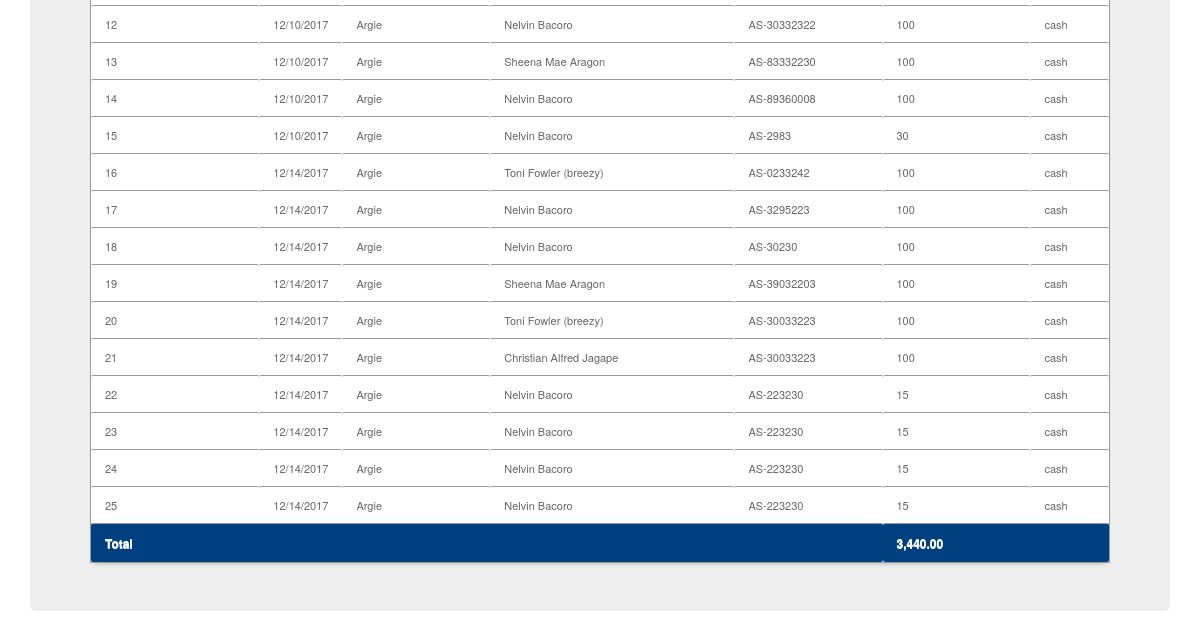
Before: /main/cashierreport.php (lower part) with the older database file.
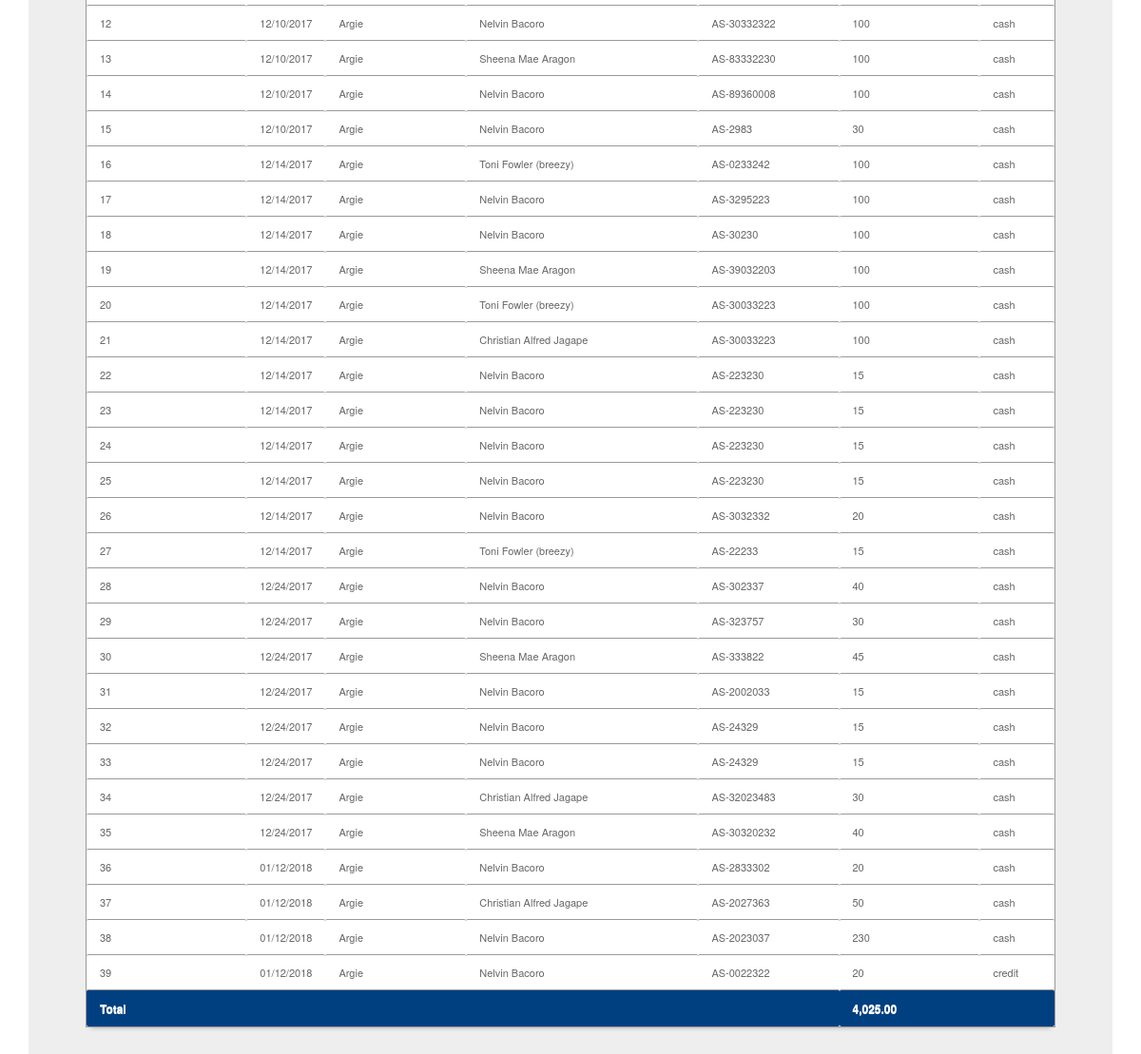
After: the same page with the newer database file.
### tables this page shows
CREATE TABLE `sales` (
  `transaction_id` int(11) NOT NULL AUTO_INCREMENT,
  `invoice_number` varchar(100) NOT NULL,
  `cashier` varchar(100) NOT NULL,
  `date` varchar(100) NOT NULL,
  `type` varchar(100) NOT NULL,
  `amount` varchar(100) NOT NULL,
  `due_date` varchar(100) NOT NULL,
  `name` varchar(100) NOT NULL,
  `balance` varchar(100) DEFAULT NULL,
  PRIMARY KEY (`transaction_id`)
);

### main/cashierreport.php (the view, shortened to what this page needs)
<html>
<head>
	<link rel="stylesheet" href="../css/materialize.min.css">
<link rel="stylesheet" href="../css/bootstrap.min.css">
<link href="../style01.css" media="screen" rel="stylesheet" type="text/css" />
<link href="src/facebox.css" media="screen" rel="stylesheet" type="text/css" />
</head>
<body>
<br>
<div class="container">
<br>
<br>
<div class="jumbotron">
<input type="text" name="filter" value="" id="filter" placeholder="Search Customer..." autocomplete="off" /><br><br>
<table id="resultTable" data-responsive="table">
	<tbody>
			<?php
				include('../connect.php');
				$result = $db->prepare("SELECT * FROM sales where cashier!='admin'");
				$result->execute();
				for($i=0; $row = $result->fetch(); $i++){
			?>
			<tr class="record">
			<td><?php echo $row['transaction_id']; ?></td>
			<td><?php echo $row['date']; ?></td>
			<td><?php echo $row['cashier']; ?></td>
			<td><?php echo $row['name']; ?></td>
			<td><?php echo $row['invoice_number']; ?></td>
			<td><?php echo $row['amount']; ?></td>
			<td><?php echo $row['type']; ?></td>
			<?php
				}
			?>
	</tbody>
	<thead>
		<tr>
			<th colspan="5" style="border-top:1px solid #999999"> Total </th>
			<th colspan="5" style="border-top:1px solid #999999">
			<?php
				function formatMoney($number, $fractional=false) {
					if ($fractional) {
						$number = sprintf('%.2f', $number);
					}
					while (true) {
						$replaced = preg_replace('/(-?\d+)(\d\d\d)/', '$1,$2', $number);
						if ($replaced != $number) {
							$number = $replaced;
						} else {
							break;
						}
					}
					return $number;
				}
				$results = $db->prepare("SELECT sum(amount) FROM sales WHERE cashier!='admin'");
				$results->bindParam(':userid', $tftft);
				$results->execute();
				for($i=0; $rows = $results->fetch(); $i++){
				$dsdsd=$rows['sum(amount)'];
				echo formatMoney($dsdsd, true);
				}
				?>
			</th>
			</tr>
			</thead>
</table>
</div>
</div>
</body>
</html>

Changed rows visible on the page:
added sales: transaction_id "26", date "12/14/2017", cashier "Argie", name "Nelvin Bacoro", invoice_number "AS-3032332", amount "20", type "cash"
added sales: transaction_id "27", date "12/14/2017", cashier "Argie", name "Toni Fowler (breezy)", invoice_number "AS-22233", amount "15", type "cash"
added sales: transaction_id "28", date "12/24/2017", cashier "Argie", name "Nelvin Bacoro", invoice_number "AS-302337", amount "40", type "cash"
added sales: transaction_id "29", date "12/24/2017", cashier "Argie", name "Nelvin Bacoro", invoice_number "AS-323757", amount "30", type "cash"
added sales: transaction_id "30", date "12/24/2017", cashier "Argie", name "Sheena Mae Aragon", invoice_number "AS-333822", amount "45", type "cash"
added sales: transaction_id "31", date "12/24/2017", cashier "Argie", name "Nelvin Bacoro", invoice_number "AS-2002033", amount "15", type "cash"
added sales: transaction_id "32", date "12/24/2017", cashier "Argie", name "Nelvin Bacoro", invoice_number "AS-24329", amount "15", type "cash"
added sales: transaction_id "33", date "12/24/2017", cashier "Argie", name "Nelvin Bacoro", invoice_number "AS-24329", amount "15", type "cash"
added sales: transaction_id "34", date "12/24/2017", cashier "Argie", name "Christian Alfred Jagape", invoice_number "AS-32023483", amount "30", type "cash"
added sales: transaction_id "35", date "12/24/2017", cashier "Argie", name "Sheena Mae Aragon", invoice_number "AS-30320232", amount "40", type "cash"
added sales: transaction_id "36", date "01/12/2018", cashier "Argie", name "Nelvin Bacoro", invoice_number "AS-2833302", amount "20", type "cash"
added sales: transaction_id "37", date "01/12/2018", cashier "Argie", name "Christian Alfred Jagape", invoice_number "AS-2027363", amount "50", type "cash"
added sales: transaction_id "38", date "01/12/2018", cashier "Argie", name "Nelvin Bacoro", invoice_number "AS-2023037", amount "230", type "cash"
added sales: transaction_id "39", date "01/12/2018", cashier "Argie", name "Nelvin Bacoro", invoice_number "AS-0022322", amount "20", type "credit"
Other visible differences:
new list line: "4,025.00"
list line gone: "3,440.00"
